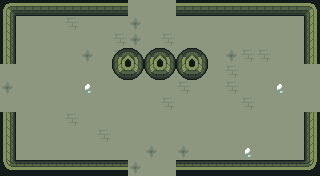

This is a level from a 2D game, rendered from its Tiled map with the project's own tilesets. A one-line summary and the complete map file follow:
An orthogonal 20x11 tile map with 16x16 px tiles, 6 tile layers (ground, dressing, decor, walls, ...), 3 tilesets and 12 objects (6x PROP, 5x ENTRY, CHEST).

<map version="1.10" tiledversion="1.10.2" orientation="orthogonal" renderorder="right-down" width="20" height="11" tilewidth="16" tileheight="16" infinite="0" nextlayerid="8" nextobjectid="13">
 <tileset firstgid="1" name="wall" tilewidth="16" tileheight="16" tilecount="110" columns="10">
  <image source="../../../gfx/tiles/ruins/tilesetwallsimple.png" width="160" height="176" />
 </tileset>
 <tileset firstgid="111" name="floor" tilewidth="16" tileheight="16" tilecount="374" columns="22">
  <image source="../../../gfx/tiles/ruins/tilesetinteriorfloor.png" width="352" height="272" />
 </tileset>
 <tileset firstgid="485" name="elements" tilewidth="16" tileheight="16" tilecount="27" columns="9">
  <image source="../../../gfx/tiles/ruins/elements.png" width="144" height="48" />
 </tileset>
 <layer id="1" name="ground" width="20" height="11">
  <data encoding="csv">
277,277,277,277,277,277,277,367,277,277,277,277,277,277,367,277,277,277,367,277,
277,277,277,277,342,277,277,277,367,277,277,277,277,277,277,277,277,277,277,277,
277,277,277,277,277,277,277,342,367,277,342,277,277,277,277,277,277,277,277,277,
277,277,277,277,277,367,277,342,277,277,342,277,277,277,367,342,342,277,277,277,
277,277,277,277,277,277,277,342,277,277,277,277,277,277,342,277,277,277,277,277,
367,277,277,277,277,366,277,277,277,277,277,342,277,277,342,277,277,366,277,277,
277,277,277,277,277,277,277,277,277,277,342,277,277,277,277,342,277,277,277,277,
367,277,277,277,342,277,277,277,277,277,277,277,277,277,277,277,277,277,277,277,
367,277,277,277,277,277,342,277,277,277,277,277,277,277,277,277,277,277,277,277,
277,277,277,277,277,277,277,277,277,367,277,367,277,277,277,366,277,277,277,277,
277,277,277,277,342,277,277,277,367,277,277,342,277,277,277,277,277,277,277,277
</data>
 </layer>
 <layer id="2" name="dressing" width="20" height="11">
  <data encoding="csv">
0,0,0,0,0,0,0,0,0,0,0,0,0,0,0,0,0,0,0,0,
0,0,0,0,0,0,0,0,0,0,0,0,0,0,0,0,0,0,0,0,
0,0,0,0,0,0,0,0,0,0,0,0,0,0,0,0,0,0,0,0,
0,0,0,0,0,0,0,0,0,0,0,0,0,0,0,0,0,0,0,0,
0,0,0,0,0,0,0,0,0,0,0,0,0,0,0,0,0,0,0,0,
0,0,0,0,0,0,0,0,0,0,0,0,0,0,0,0,0,0,0,0,
0,0,0,0,0,0,0,0,0,0,0,0,0,0,0,0,0,0,0,0,
0,0,0,0,0,0,0,0,0,0,0,0,0,0,0,0,0,0,0,0,
0,0,0,0,0,0,0,0,0,0,0,0,0,0,0,0,0,0,0,0,
0,0,0,0,0,0,0,0,0,0,0,0,0,0,0,0,0,0,0,0,
0,0,0,0,0,0,0,0,0,0,0,0,0,0,0,0,0,0,0,0
</data>
 </layer>
 <layer id="3" name="decor" width="20" height="11">
  <data encoding="csv">
0,0,0,0,0,0,0,0,0,0,0,0,0,0,0,0,0,0,0,0,
0,0,0,0,0,0,0,0,0,0,0,0,0,0,0,0,0,0,0,0,
0,0,0,0,0,0,0,0,0,0,0,0,0,0,0,0,0,0,0,0,
0,0,0,0,0,0,0,0,0,0,0,0,0,0,0,0,0,0,0,0,
0,0,0,0,0,0,0,0,0,0,0,0,0,0,0,0,0,0,0,0,
0,0,0,0,0,0,0,0,0,0,0,0,0,0,0,0,0,0,0,0,
0,0,0,0,0,0,0,0,0,0,0,0,0,0,0,0,0,0,0,0,
0,0,0,0,0,0,0,0,0,0,0,0,0,0,0,0,0,0,0,0,
0,0,0,0,0,0,0,0,0,0,0,0,0,0,0,0,0,0,0,0,
0,0,0,0,0,0,0,0,0,0,0,0,0,0,0,0,0,0,0,0,
0,0,0,0,0,0,0,0,0,0,0,0,0,0,0,0,0,0,0,0
</data>
 </layer>
 <layer id="4" name="walls" width="20" height="11">
  <data encoding="csv">
66,69,69,69,69,69,69,69,0,0,0,69,69,69,69,69,69,69,69,70,
76,0,0,0,0,0,0,0,0,0,0,0,0,0,0,0,0,0,0,80,
76,0,0,0,0,0,0,0,0,0,0,0,0,0,0,0,0,0,0,80,
76,0,0,0,0,0,0,0,0,0,0,0,0,0,0,0,0,0,0,80,
0,0,0,0,0,0,0,0,0,0,0,0,0,0,0,0,0,0,0,0,
0,0,0,0,0,0,0,0,0,0,0,0,0,0,0,0,0,0,0,0,
0,0,0,0,0,0,0,0,0,0,0,0,0,0,0,0,0,0,0,0,
76,0,0,0,0,0,0,0,0,0,0,0,0,0,0,0,0,0,0,80,
76,0,0,0,0,0,0,0,0,0,0,0,0,0,0,0,0,0,0,80,
76,0,0,0,0,0,0,0,0,0,0,0,0,0,0,0,0,0,0,80,
106,109,109,109,109,109,109,109,0,0,0,109,109,109,109,109,109,109,109,110
</data>
 </layer>
 <layer id="5" name="props" width="20" height="11">
  <data encoding="csv">
0,0,0,0,0,0,0,0,0,0,0,0,0,0,0,0,0,0,0,0,
0,0,0,0,0,0,0,0,0,0,0,0,0,0,0,0,0,0,0,0,
0,0,0,0,0,0,0,0,0,0,0,0,0,0,0,0,0,0,0,0,
0,0,0,0,0,0,0,78,79,78,79,78,79,0,0,0,0,0,0,0,
0,0,0,0,0,0,0,88,89,88,89,88,89,0,0,0,0,0,0,0,
0,0,0,0,0,0,0,0,0,0,0,0,0,0,0,0,0,0,0,0,
0,0,0,0,0,0,0,0,0,0,0,0,0,0,0,0,0,0,0,0,
0,0,0,0,0,0,0,0,0,0,0,0,0,0,0,0,0,0,0,0,
0,0,0,0,0,0,0,0,0,0,0,0,0,0,0,0,0,0,0,0,
0,0,0,0,0,0,0,0,0,0,0,0,0,0,0,0,0,0,0,0,
0,0,0,0,0,0,0,0,0,0,0,0,0,0,0,0,0,0,0,0
</data>
 </layer>
 <layer id="6" name="overhead" width="20" height="11">
  <data encoding="csv">
0,0,0,0,0,0,0,0,0,0,0,0,0,0,0,0,0,0,0,0,
0,0,0,0,0,0,0,0,0,0,0,0,0,0,0,0,0,0,0,0,
0,0,0,0,0,0,0,0,0,0,0,0,0,0,0,0,0,0,0,0,
0,0,0,0,0,0,0,0,0,0,0,0,0,0,0,0,0,0,0,0,
0,0,0,0,0,0,0,0,0,0,0,0,0,0,0,0,0,0,0,0,
0,0,0,0,0,0,0,0,0,0,0,0,0,0,0,0,0,0,0,0,
0,0,0,0,0,0,0,0,0,0,0,0,0,0,0,0,0,0,0,0,
0,0,0,0,0,0,0,0,0,0,0,0,0,0,0,0,0,0,0,0,
0,0,0,0,0,0,0,0,0,0,0,0,0,0,0,0,0,0,0,0,
0,0,0,0,0,0,0,0,0,0,0,0,0,0,0,0,0,0,0,0,
0,0,0,0,0,0,0,0,0,0,0,0,0,0,0,0,0,0,0,0
</data>
 </layer>
 <objectgroup id="7" name="spawns">
  <object id="1" name="UP" type="ENTRY" x="152" y="24" />
  <object id="2" name="DOWN" type="ENTRY" x="152" y="152" />
  <object id="3" name="LEFT" type="ENTRY" x="24" y="88" />
  <object id="4" name="RIGHT" type="ENTRY" x="296" y="88" />
  <object id="5" name="" type="ENTRY" x="168" y="88" />
  <object id="6" name="" type="CHEST" x="152" y="88" />
  <object id="7" name="torch" type="PROP" x="56" y="168" />
  <object id="8" name="torch" type="PROP" x="264" y="168" />
  <object id="9" name="torch" type="PROP" x="8" y="136" />
  <object id="10" name="torch" type="PROP" x="312" y="136" />
  <object id="11" name="banner" type="PROP" x="120" y="168" />
  <object id="12" name="banner" type="PROP" x="200" y="168" />
 </objectgroup>
</map>
